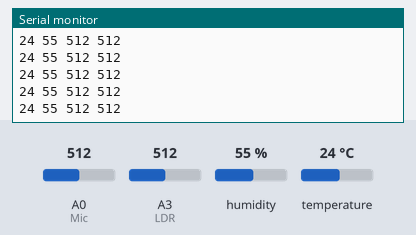
Bench run of a sketch on a simulated Arduino Uno, built with avr-gcc and run on an emulated ATmega328P. Parts: the last lines printed to the serial monitor. The inputs (shaded band) are chosen by the test bench; at power-on: A3 (LDR) = 512, A0 (Mic) = 512, humidity 55 %, temperature 24 °C.

Above: at 7.2 s.
7.3 s: A3 (LDR) set to 106
At 8.3 s:
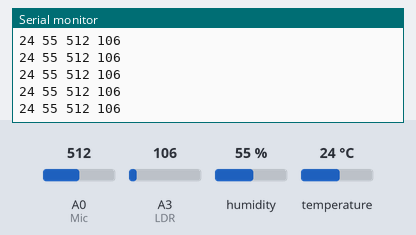
8.8 s: A3 (LDR) set to 92
At 9.5 s:
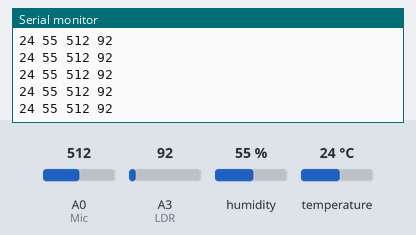
Timing chart, 0 to 11.8 s (numbered marks = the images above; inputs shaded):
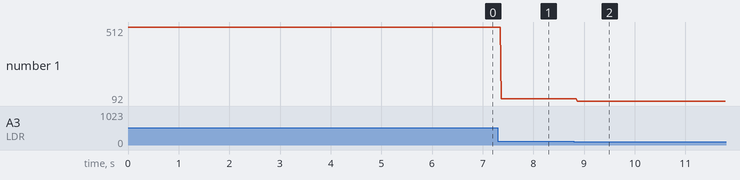

Measured:
- after the input at 7.3 s, the serial monitor: prints a new line after 0.07 s (image 1)
- after the input at 8.8 s, the serial monitor: prints a new line after 0.06 s (image 2)
- plotted number 1: 512 → 106 after the input at 7.3 s, 106 → 92 after the input at 8.8 s

The sketch:

Sensor_Array_Test_Plotter.ino
```cpp
// Short Circuits - Sensor Array - Module Test Script
// Thanks to those who wrote the libraries used in this sketch. Limor Fried, Tom Igoe, Tony DiCola
// Upload the code with the Sensor Array wired to the Motherboard according to the pin assignments
// Open the serial plotter in the Arduino IDE to see a live graph of all the sensors

// Adding libraries

//DHT

#include <Adafruit_Sensor.h> // includes Adafruit sensor library
#include <DHT.h> // includes DHT library
#include <DHT_U.h> // includes DHT_U library

// Declaring inputs and variables

//DHT11

#define DHTPIN 9     // Digital pin connected to the DHT sensor
#define DHTTYPE DHT11 // Indicate the sensor type: DHT11 or DHT22
DHT_Unified dht(DHTPIN, DHTTYPE); // sets the pin and type
int temp = 0; // variable to hold temperature data
int humid = 0; // variable to hold humidity data

//Microphone

const int Mic = A0; // Sets the Microphone input pin to A0
int micReading = 0; // variable to hold microphone reading

//LDR

const int LDR = A3; // Sets the LDR input pin to A3
int lightReading = 0; // variable to hold LDR reading


void setup() {

Serial.begin(9600); // Initialise Serial Monitor
dht.begin(); // Initialise DHT Sensor

}

void loop() {

sensors_event_t event; // Prepares for the following events

dht.temperature().getEvent(&event); // Gets the temperature data from the DHT
temp = event.temperature; // Saves the temperature to a variable

Serial.print(temp); // Print the temperature to serial monitor
Serial.print(" "); // Inserts an empty line and a space

dht.humidity().getEvent(&event); // Gets the relative humidity data from the DHT
humid = event.relative_humidity; // Saves the rh to a variable

Serial.print(humid); // Print the rh to serial monitor
Serial.print(" "); // Inserts an empty line and a space

micReading = analogRead(Mic); // Saves the reading from the analog pin to a variable

Serial.print(micReading); // Print the mic reading to serial monitor
Serial.print(" "); // Inserts an empty line and a space

lightReading = analogRead(LDR);  // Saves the reading from the analog pin to a variable

Serial.println(lightReading); // Print the light reading to serial monitor

}
```
